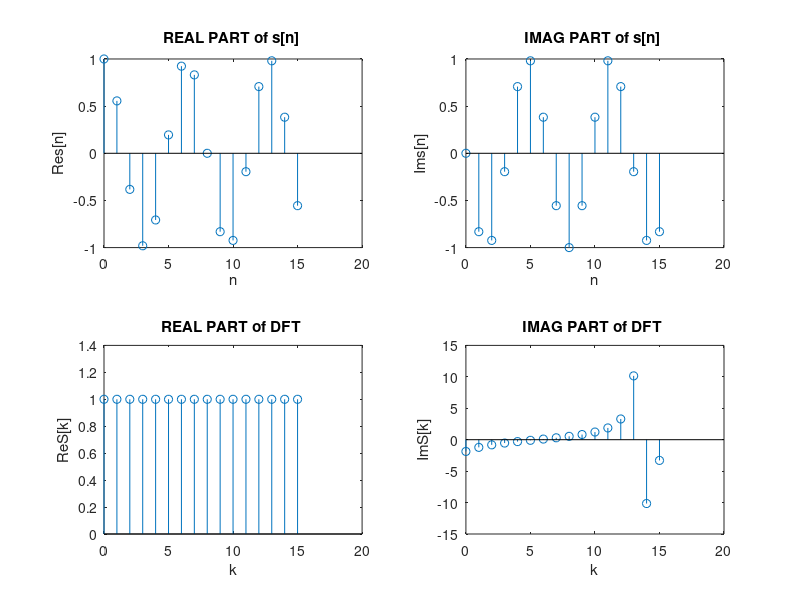

Reproduce this figure in MATLAB.
nn = 0 : (16-1) ;
w_0=5*pi/16;
s= exp(-1i*w_0*nn) ;
S =fft(s) ;
kk = nn ;

subplot(221)
stem(nn,real(s))
title( 'REAL PART of s[n] ' ) , xlabel( 'n'), ylabel('Re{s[n]}')

subplot(222)
stem(nn,imag(s))
title( 'IMAG PART of s[n] ' ) , xlabel( 'n'), ylabel('Im{s[n]}')

subplot(223)
stem(kk,real(S))
title( 'REAL PART of DFT ' ) , xlabel( 'k'), ylabel('Re{S[k]}')

subplot(224)
stem(kk,imag(S))
title( 'IMAG PART of DFT ' ) , xlabel( 'k'), ylabel('Im{S[k]}')
